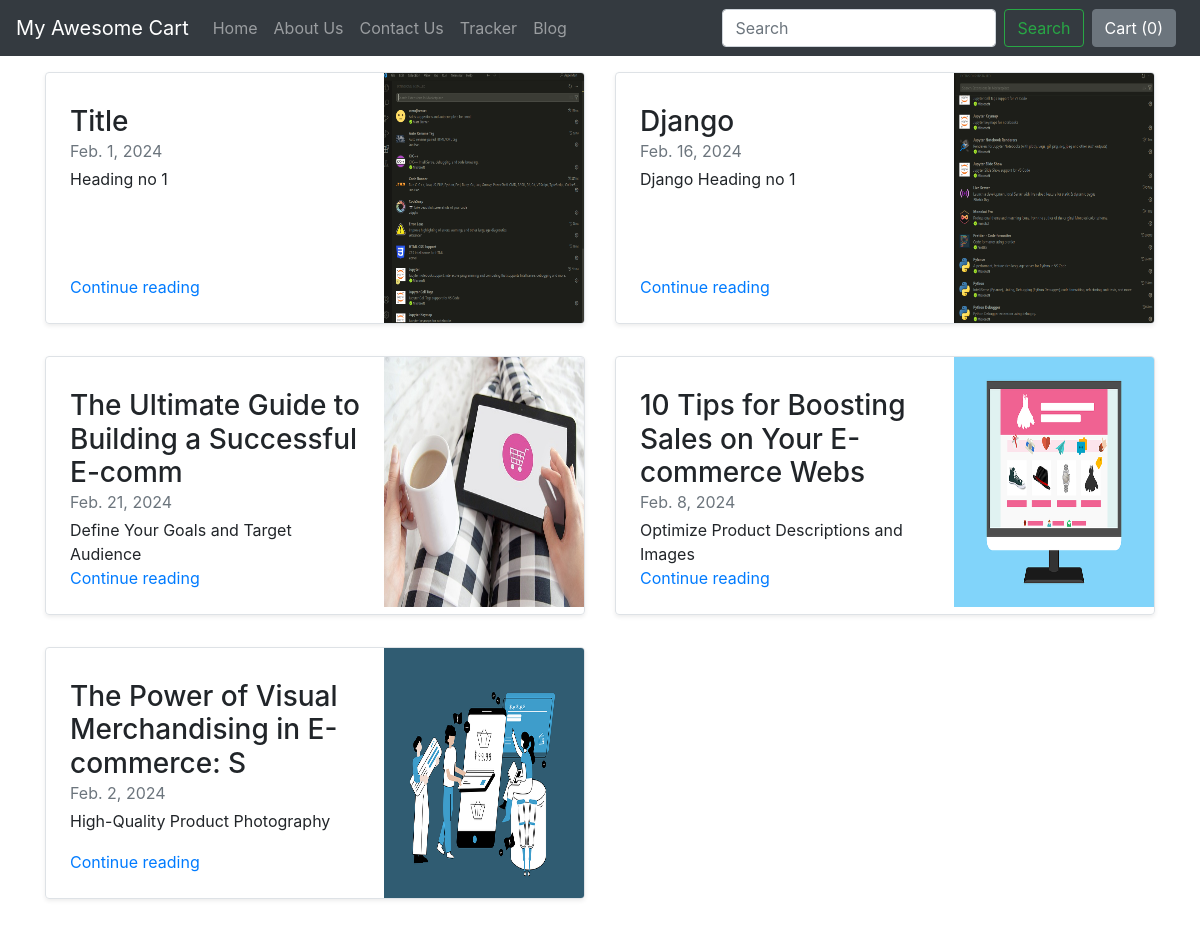
Screenshot of /blog/ with the database file from the repository.
### blog/models.py (models this page shows, shortened)
class Blogpost(models.Model):
    post_id = models.AutoField(primary_key= True)
    title = models.CharField(max_length=50)
    head0 = models.CharField(max_length=500, default="")
    chead0 = models.CharField(max_length=5000, default="")
    head1 = models.CharField(max_length=500, default="")
    chead1 = models.CharField(max_length=5000, default="")
    head2 = models.CharField(max_length=500, default="")
    chead2 = models.CharField(max_length=5000, default="")
    pub_date = models.DateField()
    thumbnail = models.ImageField(upload_to='blogs/images', default="")

### blog/views.py (the view)
# urls.py: path("",views.index),
def index(request):
    mypost = Blogpost.objects.all()
    return render(request,'blog/index.html',{'mypost':mypost})

### blog/templates/blog/index.html (shortened to what this page needs)
{%extends 'blog/basic.html'%}
{% block body%}
  <div class="container mt-3">
    <div class="row my-2">
      {% for item in mypost %}
        <div class="col-md-6">
          <div class="row no-gutters border rounded overflow-hidden flex-md-row mb-4 shadow-sm h-md-250 position-relative">
            <div class="col p-4 d-flex flex-column position-static">
              <h3 class="mb-0">{{item.title}}</h3>
              <div class="mb-1 text-muted">{{item.pub_date}}</div>
              <p class="card-text mb-auto">{{item.head0}}</p>
              <a href="blogpost/{{item.post_id}}" class="stretched-link">Continue reading</a>
            </div>
            <div class="col-auto d-none d-lg-block">
              <img src="/media/{{item.thumbnail}}" class="bd-placeholder-img" width="200" height="250" aria-label="Placeholder: Thumbnail"></img>
            </div>
          </div>
        </div>
        {% if forloop.counter|divisibleby:2%}
      </div> <div class="row my-2">
      {% endif %}
      {% endfor %}
      </div>
    {% endblock %}

### rows the page displays
Blogpost: title "Title", pub_date "Feb. 1, 2024", head0 "Heading no 1", thumbnail (picture)
Blogpost: title "Django", pub_date "Feb. 16, 2024", head0 "Django Heading no 1", thumbnail (picture)
Blogpost: title "The Ultimate Guide to Building a Successful E-comm", pub_date "Feb. 21, 2024", head0 "Define Your Goals and Target Audience", thumbnail (picture)
Blogpost: title "10 Tips for Boosting Sales on Your E-commerce Webs", pub_date "Feb. 8, 2024", head0 "Optimize Product Descriptions and Images", thumbnail (picture)
Blogpost: title "The Power of Visual Merchandising in E-commerce: S", pub_date "Feb. 2, 2024", head0 "High-Quality Product Photography", thumbnail (picture)
